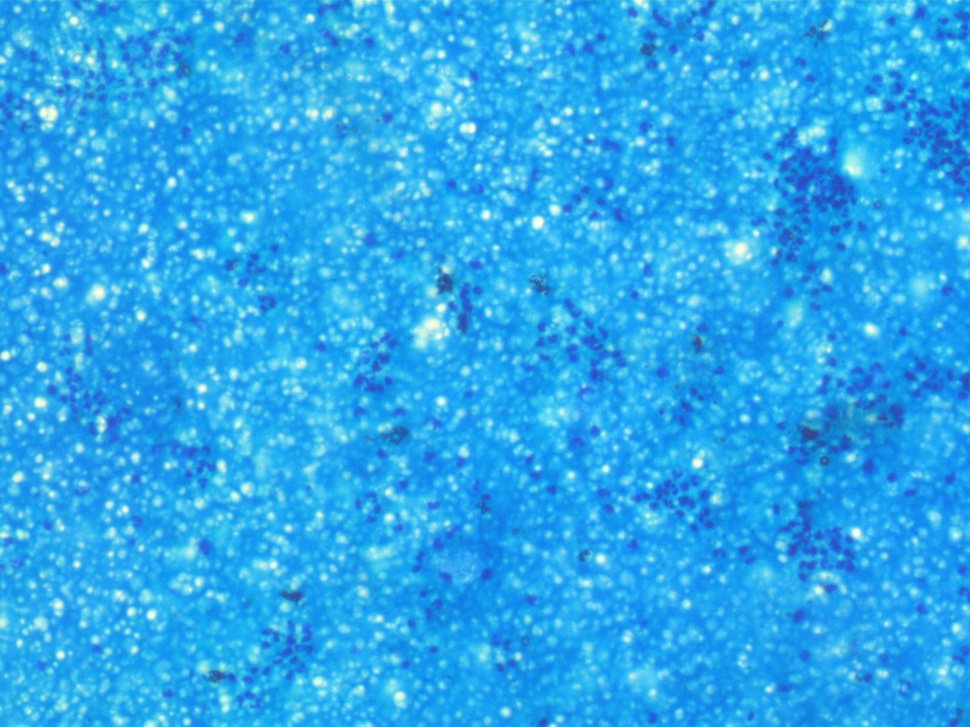
#> input picture milk 1.1.jpg, 970 x 727 px, shrunk from 1600 x 1200 before the run
$ python demo.py 'milk 1.1.jpg'   (older library calls are emulated)
#> lines starting #> are read from the running program, lines starting #| are printed output that depends on the picture; after the words box and inside, x2 and y2 are one past the last pixel; in counts of white or black regions, pixels touching at a corner belong together
#> further down, img1 is the input picture: shape (727, 970, 3); mean B, G, R 236.1, 167.9, 44.8
import numpy as np
import matplotlib.pyplot as plt
import cv2
import sys
def somatic(im):

    plt.imshow(im)
    imrgb = cv2.cvtColor(im,cv2.COLOR_BGR2RGB)
    imgray = cv2.cvtColor(imrgb,cv2.COLOR_BGR2GRAY)
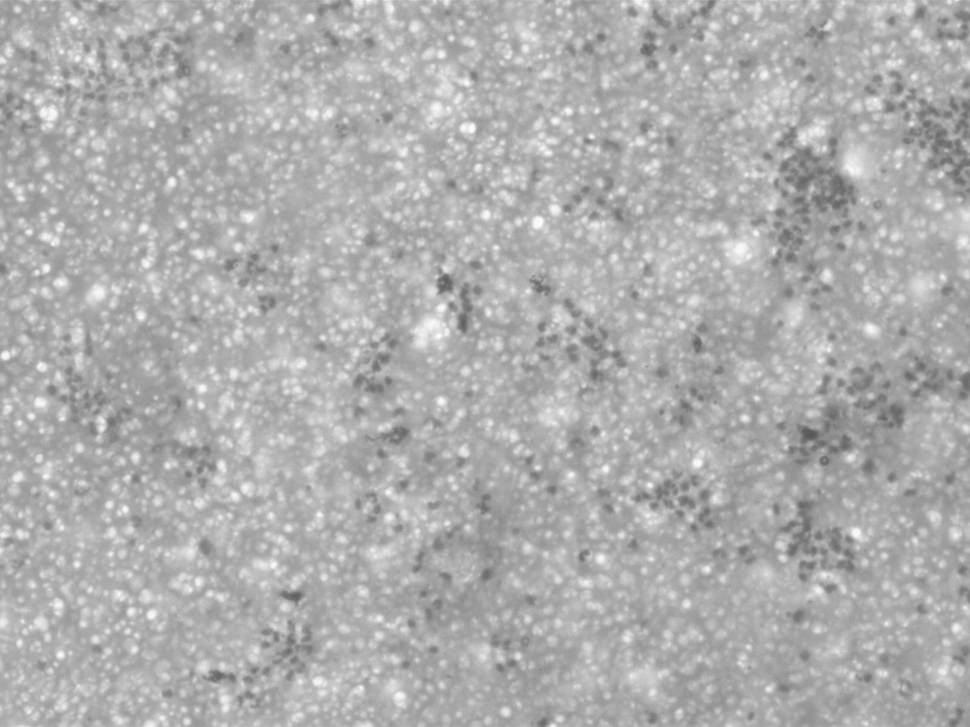
#> imgray: shape (727, 970); min 86, max 252, mean 174.3
    plt.imshow(imrgb)

    # RGB Channels

    r = imrgb[:, :, 0]
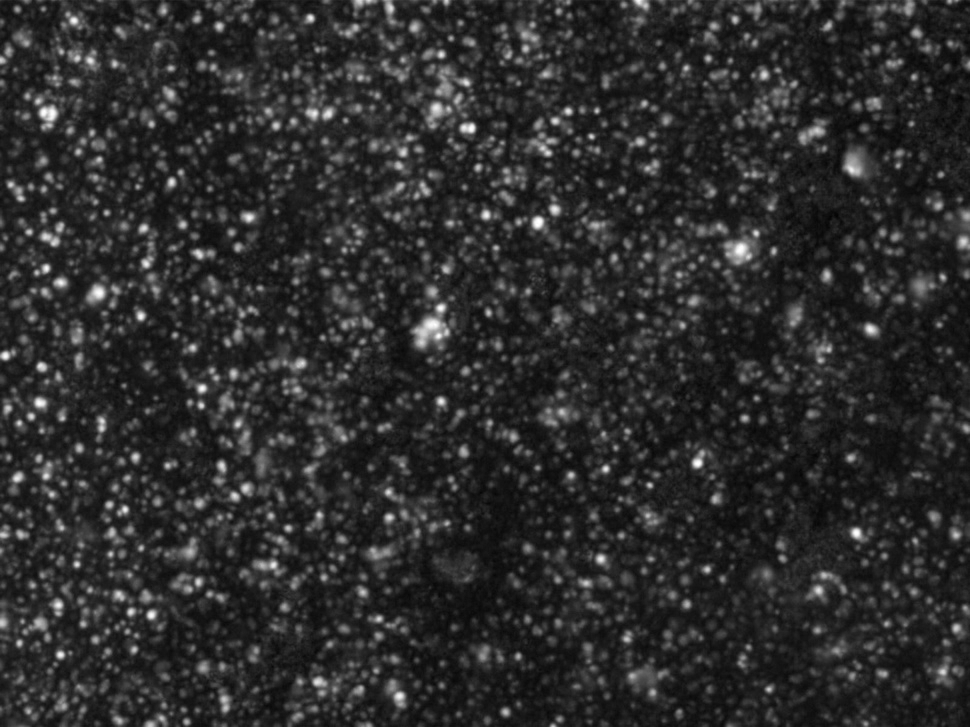
#> r: shape (727, 970); min 3, max 255, mean 44.8
    g = imrgb[:, :, 1]
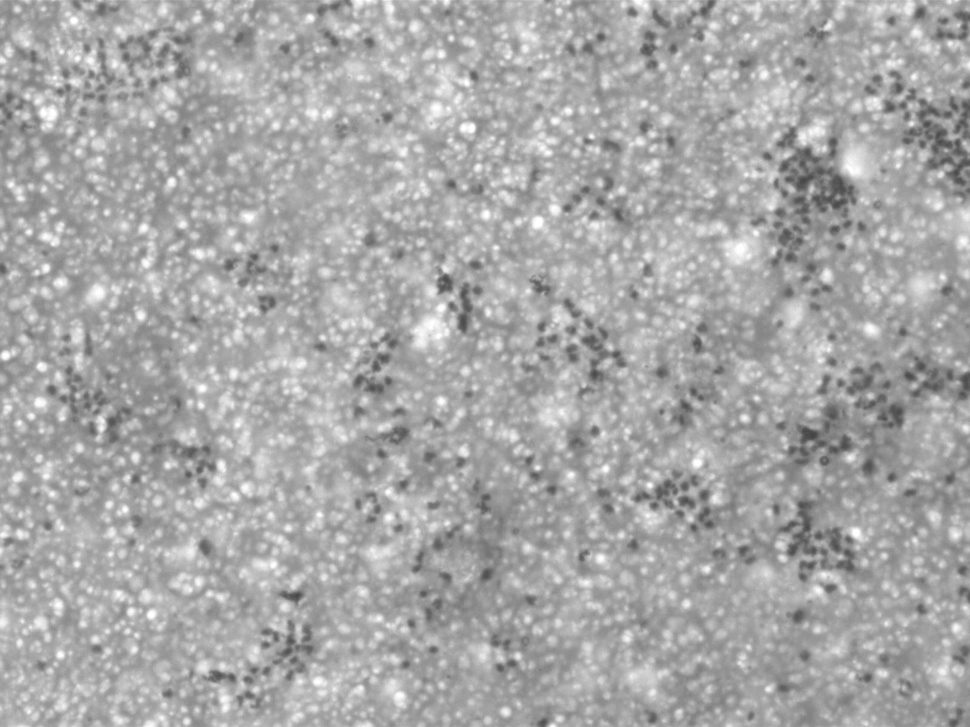
#> g: shape (727, 970); min 68, max 255, mean 167.9
    b = imrgb[:, :, 2]
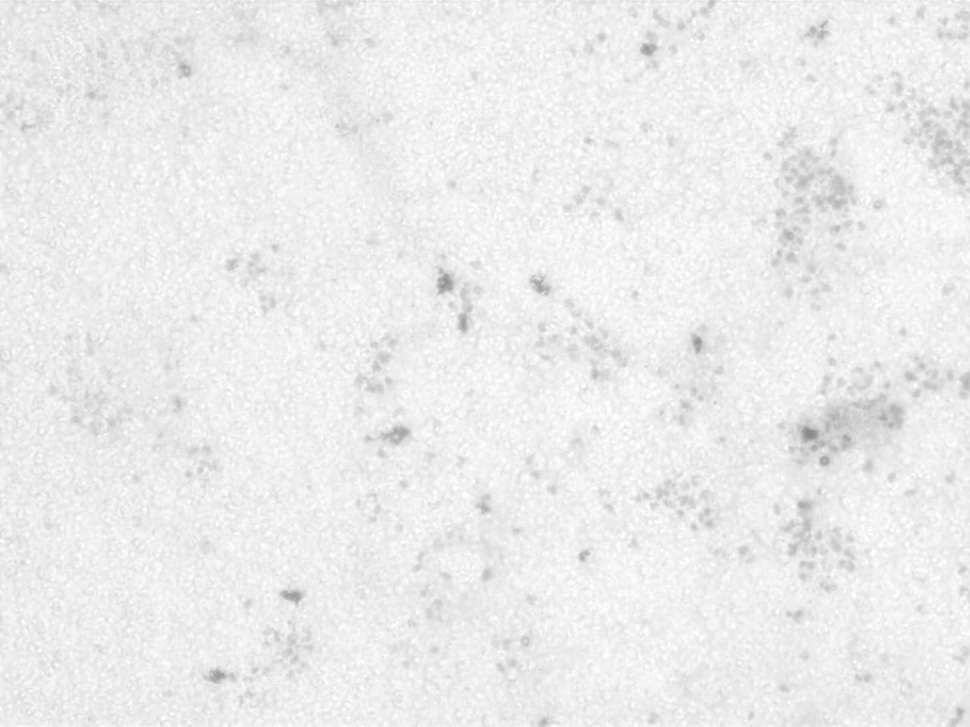
#> b: shape (727, 970); min 132, max 255, mean 236.1

    f, (ax1, ax2, ax3) = plt.subplots(1, 3, figsize=(20,10))

    ax1.set_title('Red')
    ax1.imshow(r, cmap='gray')

    ax2.set_title('Green')
    ax2.imshow(g, cmap='gray')

    ax3.set_title('Blue')
    ax3.imshow(b, cmap='gray')
    img = np.copy(g)
    ret, thresh = cv2.threshold(imgray, 127, 255, 0)
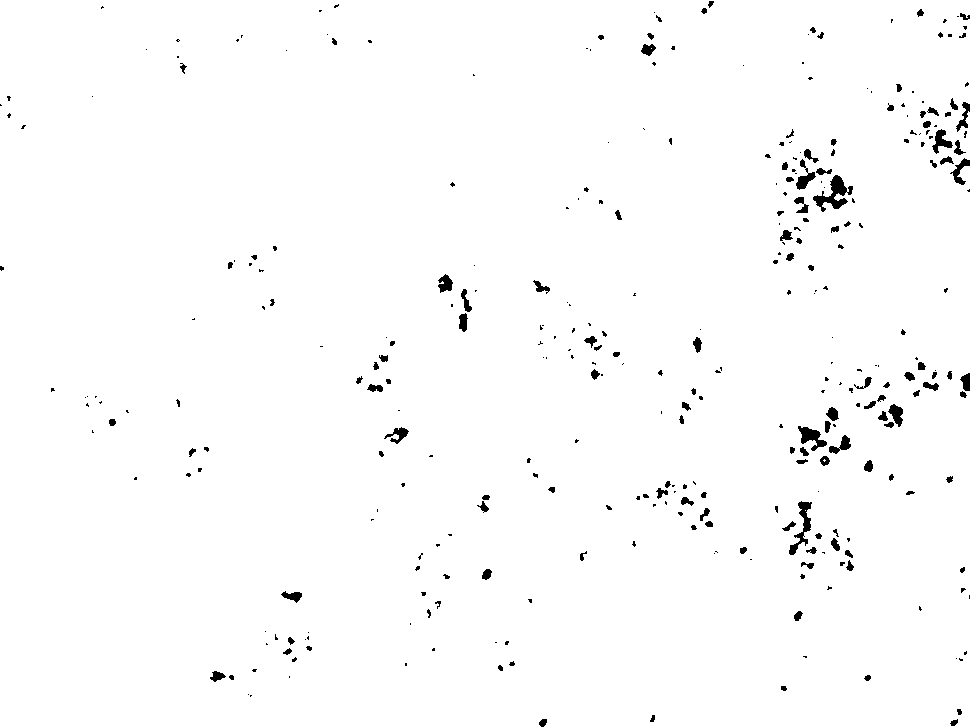
#> thresh: shape (727, 970); 98.6% white; 339 black regions (201 under 20 px)
    im2, contours, hierarchy = cv2.findContours(thresh, cv2.RETR_TREE, cv2.CHAIN_APPROX_SIMPLE)
#> contours = 356 contours, 178 with area under 20; largest, box (x1, y1, x2, y2) and area: (0, 0, 970, 727) 702802, (812, 174, 849, 213) 607, (788, 500, 813, 556) 482, (797, 425, 828, 452) 380, (931, 128, 954, 155) 268
    plt.figure(figsize=(10,10))
    plt.subplot(1,2,1),plt.title('Original Image'),plt.imshow(img)#,'red')
    plt.subplot(1,2,2),plt.title('OpenCV.findContours'),plt.imshow(img,'gray')#,'red')
    print('number of cells detected: ',len(contours))
#| number of cells detected:  356
img_name = sys.argv[1]
print(img_name)
img1 = cv2.imread(img_name)
somatic(img1)
#> figure, not shown here; B, G, R data is drawn as R, G, B
